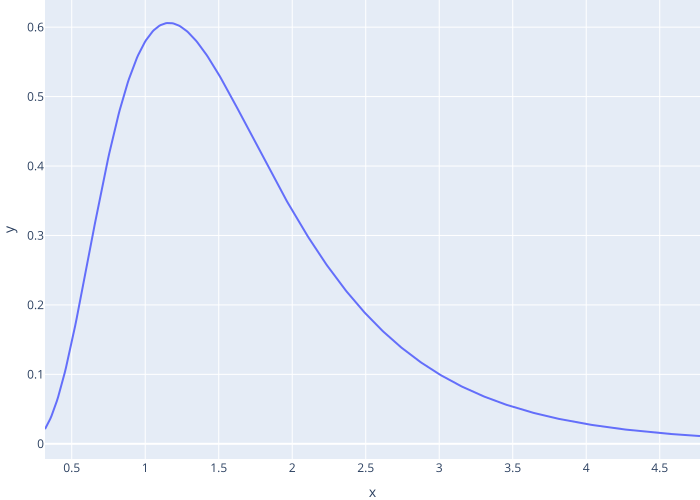

Write the Python code that produced this figure.
import numpy as np
import plotly.express as px
import polars as pl
from scipy.stats import lognorm
import sys

mu = 0.4  # median 1.5
sigma = 0.5

dist = lognorm(s=sigma, scale=np.exp(mu))
x = np.linspace(dist.ppf(0.001), dist.ppf(0.99), 500)
y = dist.pdf(x)

df = pl.DataFrame({"x": x, "y": y})
fig = px.line(df, x="x", y="y")
fig.update_layout(margin={"l": 0, "r": 0, "t": 0, "b": 0})
fig.write_image(sys.argv[1])
